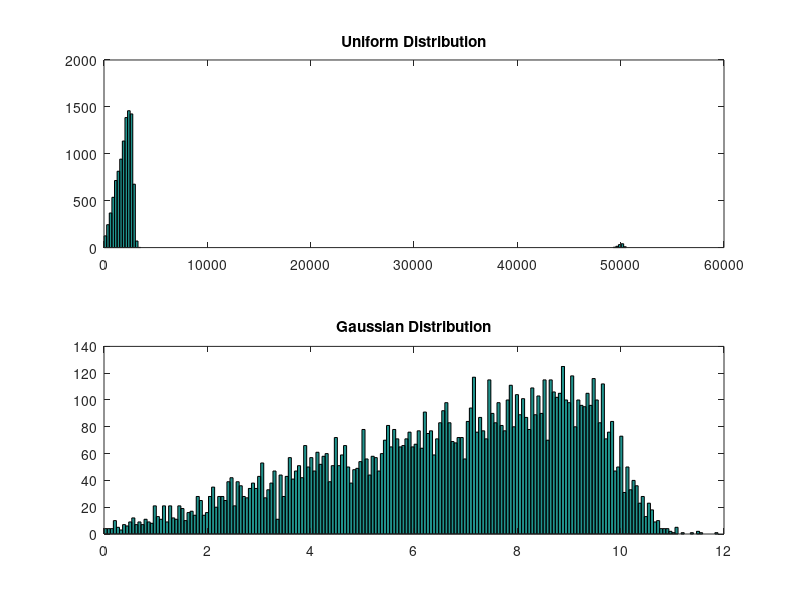

The MATLAB script that drew this image:
% Sept 27 2021
% Kaylie Choi
% NE 451 Assignment 1 Problem 3

vR = [];
for i = 1:100
% random 100x100 matrix
x = randi(1000, 100);
abs_eigen_vals = abs(eig(x));
% vectorize expression, saving all values in a single 10000 row vector
abs_eigen_vals = abs_eigen_vals(:)';
vR = [vR abs_eigen_vals];
end
subplot(2, 1, 1), hist(vR, 200), title('Uniform Distribution')

vR = [];
for i = 1:100
x = randn(100);
abs_eig_vals = abs(eig(x));
abs_eig_vals = abs_eig_vals(:)';
vR = [vR abs_eig_vals];
end
subplot(2, 1, 2), hist(vR, 200), title('Gaussian Distribution')